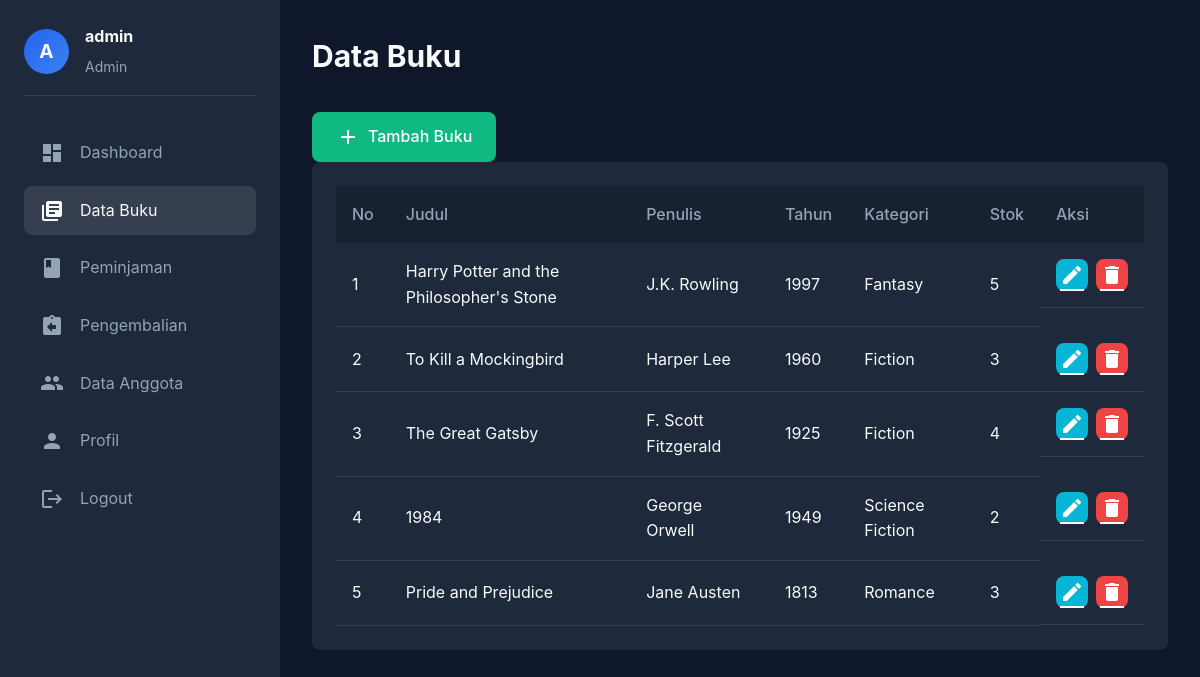
The app's page /books.php (signed in) with its own data.
### tables this page shows
CREATE TABLE IF NOT EXISTS books (
    id INT PRIMARY KEY AUTO_INCREMENT,
    judul VARCHAR(100) NOT NULL,
    penulis VARCHAR(100) NOT NULL,
    tahun VARCHAR(4) NOT NULL,
    kategori VARCHAR(50) NOT NULL,
    stok INT NOT NULL DEFAULT 0,
    created_at TIMESTAMP DEFAULT CURRENT_TIMESTAMP
);

### books.php (the view, shortened to what this page needs)
<?php
$role = $_SESSION['role'];
?>
<!DOCTYPE html>
<html lang="id">
<head>
    <link rel="stylesheet" href="style.css">
</head>
<body>
    <div class="wrapper">
        <nav class="sidebar">
            <div class="sidebar-header">
                <div class="avatar">
                    <?php echo strtoupper(substr($_SESSION['username'],0,1)); ?>
                </div>
                <div class="user-info">
                    <h3><?php echo $_SESSION['username']; ?></h3>
                    <span><?php echo ucfirst($role); ?></span>
                </div>
            </div>
            <ul class="menu">
                <li>
                    <a href="dashboard.php">
                        <i class="material-icons">dashboard</i>
                        <span>Dashboard</span>
                    </a>
                </li>
                <li class="active">
                    <a href="books.php">
                        <i class="material-icons">library_books</i>
                        <span>Data Buku</span>
                    </a>
                </li>
                <li>
                    <a href="borrow.php">
                        <i class="material-icons">book</i>
                        <span>Peminjaman</span>
                    </a>
                </li>
                <li>
                    <a href="return.php">
                        <i class="material-icons">assignment_return</i>
                        <span>Pengembalian</span>
                    </a>
                </li>
                <?php if ($role === 'admin'): ?>
                <li>
                    <a href="members.php">
                        <i class="material-icons">people</i>
                        <span>Data Anggota</span>
                    </a>
                </li>
                <?php endif; ?>
                <li>
                    <a href="profile.php">
                        <i class="material-icons">person</i>
                        <span>Profil</span>
                    </a>
                </li>
                <li>
                    <a href="logout.php">
                        <i class="material-icons">logout</i>
                        <span>Logout</span>
                    </a>
                </li>
            </ul>
        </nav>
        <div class="main-content">
            <header>
                <h1>Data Buku</h1>
            </header>
            <div class="content">
                <?php if ($role === 'admin'): ?>
                <div class="action-bar">
                    <a href="books_add.php" class="btn-add">
                        <i class="material-icons">add</i>
                        Tambah Buku
                    </a>
                </div>
                <?php endif; ?>
                <div class="table-container">
                    <table class="data-table">
                        <thead>
                            <tr>
                                <th>No</th>
                                <th>Judul</th>
                                <th>Penulis</th>
                                <th>Tahun</th>
                                <th>Kategori</th>
                                <th>Stok</th>
                                <?php if ($role === 'admin'): ?>
                                <th>Aksi</th>
                                <?php endif; ?>
                            </tr>
                        </thead>
                        <tbody>
                        <?php
                        require 'db.php';
                        $no = 1;
                        $query = "SELECT * FROM books ORDER BY id ASC";
                        $result = $conn->query($query);
                        if ($result && $result->num_rows > 0):
                            while ($row = $result->fetch_assoc()):
                        ?>
                            <tr>
                                <td><?php echo $no++; ?></td>
                                <td><?php echo htmlspecialchars($row['judul']); ?></td>
                                <td><?php echo htmlspecialchars($row['penulis']); ?></td>
                                <td><?php echo htmlspecialchars($row['tahun']); ?></td>
                                <td><?php echo htmlspecialchars($row['kategori']); ?></td>
                                <td><?php echo htmlspecialchars($row['stok']); ?></td>
                                <?php if ($role === 'admin'): ?>
                                <td class="actions">
                                    <a href="books_edit.php?id=<?php echo $row['id']; ?>" class="btn-action btn-edit" title="Edit">
                                        <i class="material-icons">edit</i>
                                    </a>
                                    <a href="books.php?action=delete&id=<?php echo $row['id']; ?>"
                                       class="btn-action btn-delete"
                                       onclick="return confirm('Yakin hapus buku ini?')"
                                       title="Hapus">
                                        <i class="material-icons">delete</i>
                                    </a>
                                </td>
                                <?php endif; ?>
                            </tr>
                        <?php
                            endwhile;
                        endif;
                        ?>
                        </tbody>
                    </table>
                </div>
            </div>
        </div>
    </div>
</body>
</html>

### style.css (style rules this page uses)
:root { --primary-color: #2563eb; --secondary-color: #3b82f6; --success-color: #10b981; --danger-color: #ef4444; --warning-color: #f59e0b; --info-color: #06b6d4; --dark-bg: #1e293b; --darker-bg: #0f172a; --light-text: #f8fafc; --muted-text: #94a3b8; --sidebar-width: 280px; --header-height: 60px; --border-radius: 8px; --transition-speed: 0.3s; }
* { margin: 0; padding: 0; box-sizing: border-box; }
body { font-family: "Inter", -apple-system, BlinkMacSystemFont, sans-serif; background-color: var(--darker-bg); color: var(--light-text); line-height: 1.6; }
.wrapper { display: flex; min-height: 100vh; }
.sidebar { width: var(--sidebar-width); background-color: var(--dark-bg); padding: 1.5rem; position: fixed; height: 100vh; left: 0; top: 0; transition: transform var(--transition-speed); z-index: 1000; }
.sidebar-header { display: flex; align-items: center; margin-bottom: 2rem; padding-bottom: 1rem; border-bottom: 1px solid rgba(255, 255, 255, 0.1); }
.avatar { width: 45px; height: 45px; background: linear-gradient( 135deg, var(--primary-color), var(--secondary-color) ); border-radius: 50%; display: flex; align-items: center; justify-content: center; font-weight: bold; font-size: 1.2rem; margin-right: 1rem; }
.user-info h3 { font-size: 1rem; margin-bottom: 0.25rem; }
.user-info span { font-size: 0.875rem; color: var(--muted-text); }
.menu { list-style: none; }
.menu li { margin-bottom: 0.5rem; }
.menu a { display: flex; align-items: center; padding: 0.75rem 1rem; color: var(--muted-text); text-decoration: none; border-radius: var(--border-radius); transition: all var(--transition-speed); }
.menu a:hover, .menu .active a { background: rgba(255, 255, 255, 0.1); color: var(--light-text); }
.menu i { margin-right: 1rem; }
.main-content { margin-left: var(--sidebar-width); flex: 1; padding: 2rem; transition: margin var(--transition-speed); }
header { display: flex; align-items: center; margin-bottom: 2rem; }
header h1 { font-size: 1.875rem; font-weight: 700; }
.btn-add { display: inline-flex; align-items: center; background: var(--success-color); color: white; padding: 0.75rem 1.5rem; border-radius: var(--border-radius); text-decoration: none; font-weight: 500; transition: transform var(--transition-speed); }
.btn-add i { margin-right: 0.5rem; }
.table-container { background: var(--dark-bg); border-radius: var(--border-radius); padding: 1.5rem; overflow-x: auto; }
.data-table { width: 100%; border-collapse: collapse; }
.data-table th { background: rgba(0, 0, 0, 0.2); padding: 1rem; text-align: left; font-weight: 500; color: var(--muted-text); }
.data-table td { padding: 1rem; border-bottom: 1px solid rgba(255, 255, 255, 0.1); }
.actions { display: flex; gap: 0.5rem; }
.btn-action { display: inline-flex; align-items: center; justify-content: center; width: 32px; height: 32px; border-radius: var(--border-radius); transition: transform var(--transition-speed); }
.btn-edit { background: var(--info-color); color: white; }
.btn-delete { background: var(--danger-color); color: white; }

### records on screen
books: judul "Harry Potter and the Philosopher's Stone", penulis "J.K. Rowling", tahun "1997", kategori "Fantasy", stok "5"
books: judul "To Kill a Mockingbird", penulis "Harper Lee", tahun "1960", kategori "Fiction", stok "3"
books: judul "The Great Gatsby", penulis "F. Scott Fitzgerald", tahun "1925", kategori "Fiction", stok "4"
books: judul "1984", penulis "George Orwell", tahun "1949", kategori "Science Fiction", stok "2"
books: judul "Pride and Prejudice", penulis "Jane Austen", tahun "1813", kategori "Romance", stok "3"

### other values on screen
substr($_SESSION['username'],0,1) "A"
$_SESSION['username'] "admin"
$role "Admin"
